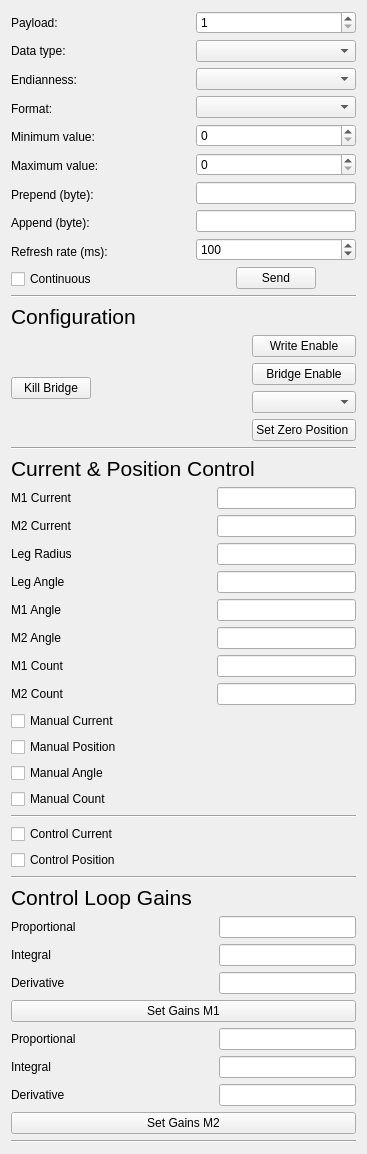
<?xml version="1.0" encoding="UTF-8"?>
<ui version="4.0">
 <class>FrameWidget</class>
 <widget class="QWidget" name="FrameWidget">
  <property name="geometry">
   <rect>
    <x>0</x>
    <y>0</y>
    <width>367</width>
    <height>1056</height>
   </rect>
  </property>
  <property name="windowTitle">
   <string>Form</string>
  </property>
  <layout class="QGridLayout" name="gridLayout">
   <item row="21" column="0">
    <widget class="Line" name="line_5">
     <property name="orientation">
      <enum>Qt::Horizontal</enum>
     </property>
    </widget>
   </item>
   <item row="14" column="0">
    <widget class="Line" name="line_4">
     <property name="orientation">
      <enum>Qt::Horizontal</enum>
     </property>
    </widget>
   </item>
   <item row="20" column="0">
    <widget class="QPushButton" name="SetGainsM2">
     <property name="text">
      <string>Set Gains M2</string>
     </property>
    </widget>
   </item>
   <item row="4" column="0">
    <widget class="Line" name="line_2">
     <property name="orientation">
      <enum>Qt::Horizontal</enum>
     </property>
    </widget>
   </item>
   <item row="3" column="0">
    <layout class="QHBoxLayout" name="horizontalLayout_3">
     <item>
      <layout class="QVBoxLayout" name="verticalLayout_7">
       <item>
        <widget class="QPushButton" name="KillBridge">
         <property name="autoFillBackground">
          <bool>false</bool>
         </property>
         <property name="styleSheet">
          <string notr="true"/>
         </property>
         <property name="text">
          <string>Kill Bridge</string>
         </property>
        </widget>
       </item>
      </layout>
     </item>
     <item>
      <spacer name="horizontalSpacer_4">
       <property name="orientation">
        <enum>Qt::Horizontal</enum>
       </property>
       <property name="sizeHint" stdset="0">
        <size>
         <width>40</width>
         <height>20</height>
        </size>
       </property>
      </spacer>
     </item>
     <item>
      <layout class="QVBoxLayout" name="verticalLayout_6">
       <item>
        <widget class="QPushButton" name="WriteEnable">
         <property name="text">
          <string>Write Enable</string>
         </property>
        </widget>
       </item>
       <item>
        <widget class="QPushButton" name="BridgeEnable">
         <property name="text">
          <string>Bridge Enable</string>
         </property>
        </widget>
       </item>
       <item>
        <widget class="QComboBox" name="GainSetcomboBox"/>
       </item>
       <item>
        <widget class="QPushButton" name="ZeroPosition">
         <property name="text">
          <string>Set Zero Position </string>
         </property>
        </widget>
       </item>
      </layout>
     </item>
    </layout>
   </item>
   <item row="6" column="0">
    <layout class="QHBoxLayout" name="horizontalLayout_4">
     <item>
      <layout class="QVBoxLayout" name="verticalLayout_4">
       <item>
        <widget class="QLabel" name="label_15">
         <property name="text">
          <string>M1 Current</string>
         </property>
        </widget>
       </item>
       <item>
        <widget class="QLabel" name="label_14">
         <property name="text">
          <string>M2 Current</string>
         </property>
        </widget>
       </item>
       <item>
        <widget class="QLabel" name="label_10">
         <property name="text">
          <string>Leg Radius</string>
         </property>
        </widget>
       </item>
       <item>
        <widget class="QLabel" name="label_11">
         <property name="text">
          <string>Leg Angle</string>
         </property>
        </widget>
       </item>
       <item>
        <widget class="QLabel" name="label_12">
         <property name="text">
          <string>M1 Angle</string>
         </property>
        </widget>
       </item>
       <item>
        <widget class="QLabel" name="label_13">
         <property name="text">
          <string>M2 Angle</string>
         </property>
        </widget>
       </item>
       <item>
        <widget class="QLabel" name="label_16">
         <property name="text">
          <string>M1 Count</string>
         </property>
        </widget>
       </item>
       <item>
        <widget class="QLabel" name="label_17">
         <property name="text">
          <string>M2 Count</string>
         </property>
        </widget>
       </item>
      </layout>
     </item>
     <item>
      <spacer name="horizontalSpacer_5">
       <property name="orientation">
        <enum>Qt::Horizontal</enum>
       </property>
       <property name="sizeHint" stdset="0">
        <size>
         <width>40</width>
         <height>20</height>
        </size>
       </property>
      </spacer>
     </item>
     <item>
      <layout class="QVBoxLayout" name="verticalLayout_3">
       <item>
        <widget class="QLineEdit" name="M1Current"/>
       </item>
       <item>
        <widget class="QLineEdit" name="M2Current"/>
       </item>
       <item>
        <widget class="QLineEdit" name="LegRadius"/>
       </item>
       <item>
        <widget class="QLineEdit" name="LegAngle"/>
       </item>
       <item>
        <widget class="QLineEdit" name="M1Angle"/>
       </item>
       <item>
        <widget class="QLineEdit" name="M2Angle"/>
       </item>
       <item>
        <widget class="QLineEdit" name="M1Count"/>
       </item>
       <item>
        <widget class="QLineEdit" name="M2Count"/>
       </item>
      </layout>
     </item>
    </layout>
   </item>
   <item row="1" column="0">
    <widget class="Line" name="line">
     <property name="orientation">
      <enum>Qt::Horizontal</enum>
     </property>
    </widget>
   </item>
   <item row="8" column="0">
    <widget class="QCheckBox" name="ManualPositioncheckBox">
     <property name="text">
      <string>Manual Position</string>
     </property>
    </widget>
   </item>
   <item row="16" column="0">
    <layout class="QHBoxLayout" name="horizontalLayout_5">
     <item>
      <layout class="QVBoxLayout" name="verticalLayout_8">
       <item>
        <widget class="QLabel" name="label_18">
         <property name="text">
          <string>Proportional</string>
         </property>
        </widget>
       </item>
       <item>
        <widget class="QLabel" name="label_19">
         <property name="text">
          <string>Integral</string>
         </property>
        </widget>
       </item>
       <item>
        <widget class="QLabel" name="label_20">
         <property name="text">
          <string>Derivative</string>
         </property>
        </widget>
       </item>
      </layout>
     </item>
     <item>
      <spacer name="horizontalSpacer_6">
       <property name="orientation">
        <enum>Qt::Horizontal</enum>
       </property>
       <property name="sizeHint" stdset="0">
        <size>
         <width>40</width>
         <height>20</height>
        </size>
       </property>
      </spacer>
     </item>
     <item>
      <layout class="QVBoxLayout" name="verticalLayout_5">
       <item>
        <widget class="QLineEdit" name="PGainM1"/>
       </item>
       <item>
        <widget class="QLineEdit" name="IGainM1"/>
       </item>
       <item>
        <widget class="QLineEdit" name="DGainM1"/>
       </item>
      </layout>
     </item>
    </layout>
   </item>
   <item row="0" column="0">
    <layout class="QHBoxLayout" name="horizontalLayout_2">
     <item>
      <layout class="QVBoxLayout" name="verticalLayout">
       <item>
        <widget class="QLabel" name="label">
         <property name="text">
          <string>Payload:</string>
         </property>
        </widget>
       </item>
       <item>
        <widget class="QLabel" name="label_2">
         <property name="text">
          <string>Data type:</string>
         </property>
        </widget>
       </item>
       <item>
        <widget class="QLabel" name="label_3">
         <property name="text">
          <string>Endianness:</string>
         </property>
        </widget>
       </item>
       <item>
        <widget class="QLabel" name="label_4">
         <property name="text">
          <string>Format:</string>
         </property>
        </widget>
       </item>
       <item>
        <widget class="QLabel" name="label_5">
         <property name="text">
          <string>Minimum value:</string>
         </property>
        </widget>
       </item>
       <item>
        <widget class="QLabel" name="label_6">
         <property name="text">
          <string>Maximum value:</string>
         </property>
        </widget>
       </item>
       <item>
        <widget class="QLabel" name="label_7">
         <property name="text">
          <string>Prepend (byte):</string>
         </property>
        </widget>
       </item>
       <item>
        <widget class="QLabel" name="label_8">
         <property name="text">
          <string>Append (byte):</string>
         </property>
        </widget>
       </item>
       <item>
        <widget class="QLabel" name="label_9">
         <property name="text">
          <string>Refresh rate (ms):</string>
         </property>
        </widget>
       </item>
       <item>
        <widget class="QCheckBox" name="continuousCheckBox">
         <property name="text">
          <string>Continuous</string>
         </property>
        </widget>
       </item>
      </layout>
     </item>
     <item>
      <spacer name="horizontalSpacer_3">
       <property name="orientation">
        <enum>Qt::Horizontal</enum>
       </property>
       <property name="sizeHint" stdset="0">
        <size>
         <width>40</width>
         <height>20</height>
        </size>
       </property>
      </spacer>
     </item>
     <item>
      <layout class="QVBoxLayout" name="verticalLayout_2">
       <item>
        <widget class="QSpinBox" name="payloadSpinBox">
         <property name="minimum">
          <number>1</number>
         </property>
         <property name="value">
          <number>1</number>
         </property>
        </widget>
       </item>
       <item>
        <widget class="QComboBox" name="dataTypeComboBox"/>
       </item>
       <item>
        <widget class="QComboBox" name="endiannessComboBox"/>
       </item>
       <item>
        <widget class="QComboBox" name="formatComboBox"/>
       </item>
       <item>
        <widget class="QSpinBox" name="minimumValueSpinBox"/>
       </item>
       <item>
        <widget class="QSpinBox" name="maximumValueSpinBox"/>
       </item>
       <item>
        <widget class="QLineEdit" name="prependLineEdit"/>
       </item>
       <item>
        <widget class="QLineEdit" name="appendLineEdit"/>
       </item>
       <item>
        <widget class="QSpinBox" name="refreshRateValueSpinBox">
         <property name="minimum">
          <number>1</number>
         </property>
         <property name="maximum">
          <number>99999</number>
         </property>
         <property name="value">
          <number>100</number>
         </property>
        </widget>
       </item>
       <item>
        <layout class="QHBoxLayout" name="horizontalLayout">
         <item>
          <spacer name="horizontalSpacer">
           <property name="orientation">
            <enum>Qt::Horizontal</enum>
           </property>
           <property name="sizeHint" stdset="0">
            <size>
             <width>40</width>
             <height>20</height>
            </size>
           </property>
          </spacer>
         </item>
         <item>
          <widget class="QPushButton" name="sendPushButton">
           <property name="text">
            <string>Send</string>
           </property>
          </widget>
         </item>
         <item>
          <spacer name="horizontalSpacer_2">
           <property name="orientation">
            <enum>Qt::Horizontal</enum>
           </property>
           <property name="sizeHint" stdset="0">
            <size>
             <width>40</width>
             <height>20</height>
            </size>
           </property>
          </spacer>
         </item>
        </layout>
       </item>
      </layout>
     </item>
    </layout>
   </item>
   <item row="11" column="0">
    <widget class="Line" name="line_3">
     <property name="orientation">
      <enum>Qt::Horizontal</enum>
     </property>
    </widget>
   </item>
   <item row="9" column="0">
    <widget class="QCheckBox" name="ManualAnglecheckBox">
     <property name="text">
      <string>Manual Angle</string>
     </property>
    </widget>
   </item>
   <item row="12" column="0">
    <widget class="QCheckBox" name="ControlCurrent">
     <property name="text">
      <string>Control Current</string>
     </property>
    </widget>
   </item>
   <item row="13" column="0">
    <widget class="QCheckBox" name="ControlPosition">
     <property name="text">
      <string>Control Position</string>
     </property>
    </widget>
   </item>
   <item row="7" column="0">
    <widget class="QCheckBox" name="ManualCurrentcheckBox">
     <property name="text">
      <string>Manual Current</string>
     </property>
    </widget>
   </item>
   <item row="10" column="0">
    <widget class="QCheckBox" name="ManualCountcheckBox">
     <property name="text">
      <string>Manual Count</string>
     </property>
    </widget>
   </item>
   <item row="5" column="0">
    <widget class="QLabel" name="label_22">
     <property name="font">
      <font>
       <pointsize>16</pointsize>
      </font>
     </property>
     <property name="text">
      <string>Current &amp; Position Control</string>
     </property>
    </widget>
   </item>
   <item row="15" column="0">
    <widget class="QLabel" name="label_21">
     <property name="font">
      <font>
       <pointsize>16</pointsize>
      </font>
     </property>
     <property name="text">
      <string>Control Loop Gains</string>
     </property>
    </widget>
   </item>
   <item row="2" column="0">
    <widget class="QLabel" name="label_23">
     <property name="font">
      <font>
       <pointsize>16</pointsize>
      </font>
     </property>
     <property name="text">
      <string>Configuration</string>
     </property>
    </widget>
   </item>
   <item row="18" column="0">
    <widget class="QPushButton" name="SetGainsM1">
     <property name="text">
      <string>Set Gains M1</string>
     </property>
    </widget>
   </item>
   <item row="19" column="0">
    <layout class="QHBoxLayout" name="horizontalLayout_6">
     <item>
      <layout class="QVBoxLayout" name="verticalLayout_10">
       <item>
        <widget class="QLabel" name="label_26">
         <property name="text">
          <string>Proportional</string>
         </property>
        </widget>
       </item>
       <item>
        <widget class="QLabel" name="label_24">
         <property name="text">
          <string>Integral</string>
         </property>
        </widget>
       </item>
       <item>
        <widget class="QLabel" name="label_25">
         <property name="text">
          <string>Derivative</string>
         </property>
        </widget>
       </item>
      </layout>
     </item>
     <item>
      <spacer name="horizontalSpacer_7">
       <property name="orientation">
        <enum>Qt::Horizontal</enum>
       </property>
       <property name="sizeHint" stdset="0">
        <size>
         <width>40</width>
         <height>20</height>
        </size>
       </property>
      </spacer>
     </item>
     <item>
      <layout class="QVBoxLayout" name="verticalLayout_9">
       <item>
        <widget class="QLineEdit" name="PGainM2"/>
       </item>
       <item>
        <widget class="QLineEdit" name="IGainM2"/>
       </item>
       <item>
        <widget class="QLineEdit" name="DGainM2"/>
       </item>
      </layout>
     </item>
    </layout>
   </item>
  </layout>
 </widget>
 <resources/>
 <connections/>
</ui>
